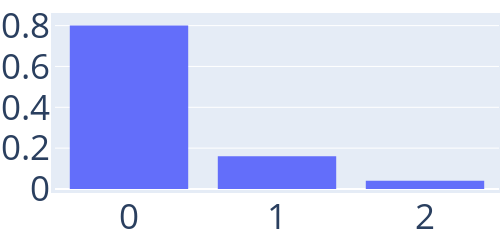

Write notebook code for a chart like this one.
### Markdown cell above
1.3 Distributions of connected subgraphs with $0$ cycles (trees) with $\eta$ small <a name="Ts_small_eta"></a>

### Code cell
cat_nb_cc_0_cycle = string.(sort(Int.(cc_with_0_cycle)))
trace = PlotlyJS.histogram(x=cat_nb_cc_0_cycle, histnorm="probability density")
layout = Layout(
    autosize=false,
    width=500,
    height=200,
    margin=attr(l=1, r=1, b=1, t=1, pad=4),
    font_size=35,
    xaxis_type="category",
)
p_0 = PlotlyJS.plot(trace,layout)

### Figure 1 — Plotly figure (JSON) as saved in the notebook; plotly's stock layout.template omitted (floating-point values rounded to 4 significant figures)
{"data": [{"histnorm": "probability density", "type": "histogram", "x": ["0", "0", "0", "0", "0", "0", "0", "0", "0", "0", "0", "0", "0", "0", "0", "0", "0", "0", "0", "0", "0", "0", "0", "0", "0", "0", "0", "0", "0", "0", "0", "0", "0", "0", "0", "0", "0", "0", "0", "0", "1", "1", "1", "1", "1", "1", "1", "1", "2", "2"]}], "layout": {"autosize": false, "font": {"size": 35}, "height": 200, "margin": {"b": 1, "l": 1, "pad": 4, "r": 1, "t": 1}, "width": 500, "xaxis": {"type": "category"}}}
